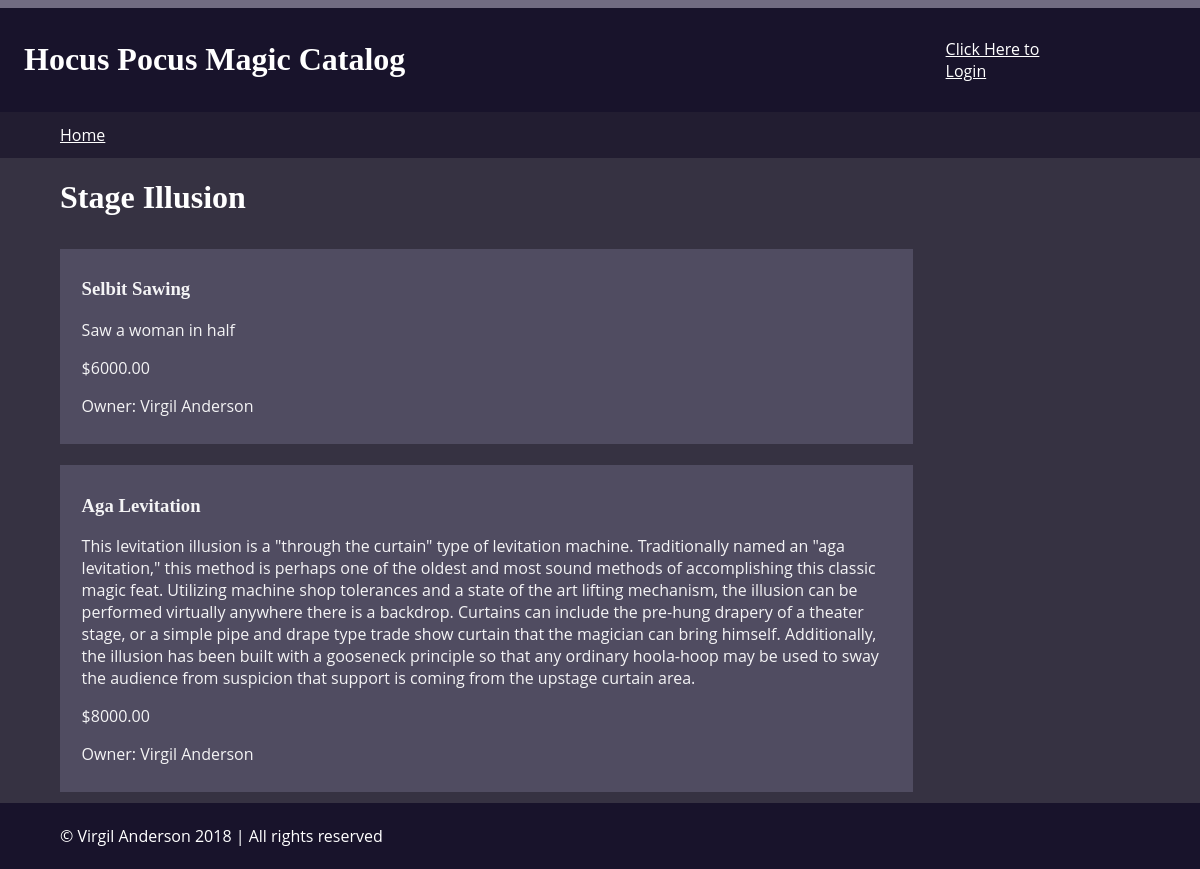
Page /category/1 on the earlier database version.
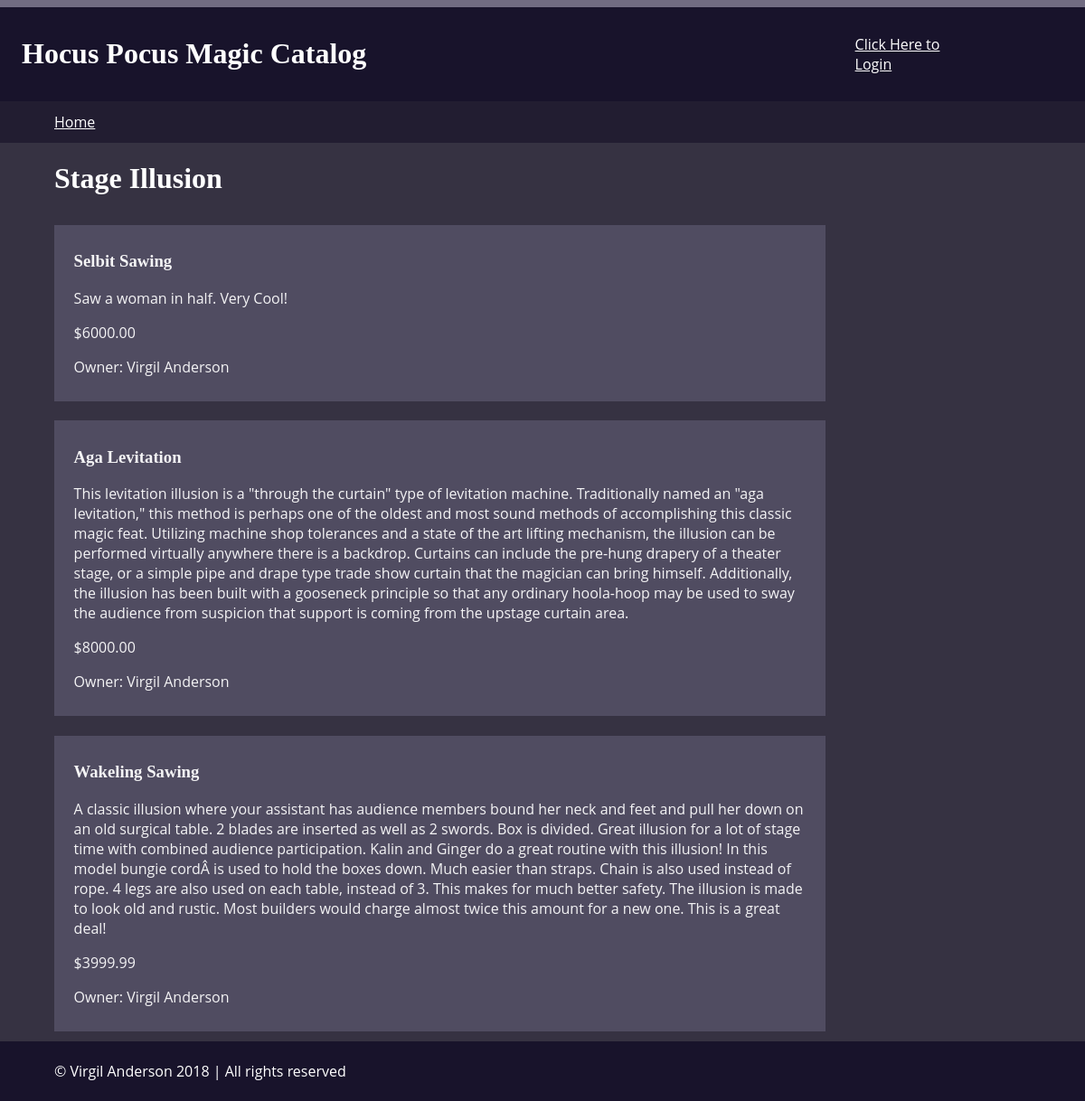
Same page on the later database version.
### database_setup.py (models this page shows, shortened)
class magicCategory(Base):
    __tablename__ = 'magicCategory'
    id = Column(Integer, primary_key=True)
    name = Column(String(80), nullable=False)
    user_id = Column(Integer, ForeignKey('user.id'))
    user = relationship(User)

class Item(Base):
    __tablename__ = 'item'
    name = Column(String(80), nullable=False)
    id = Column(Integer, primary_key=True)
    description = Column(String(250))
    price = Column(String(8))
    category_id = Column(Integer, ForeignKey('magicCategory.id'))
    category = relationship(magicCategory)
    user_id = Column(Integer, ForeignKey('user.id'))
    user = relationship(User)

class User(Base):
    __tablename__ = 'user'
    id = Column(Integer, primary_key=True)
    name = Column(String(250), nullable=False)
    email = Column(String(250), nullable=False)
    picture = Column(String(250))

### project.py (the view)
@app.route('/category/<int:cat_id>')
def showCategory(cat_id):
    c = session.query(magicCategory).filter_by(id=cat_id).one()
    o = getUserInfo(c.user_id)
    i = session.query(Item).filter_by(category_id=cat_id).all()
    t = ('%s' % c.name)
    m = ''
    if not i:
        m = "Your category doesn't have any items yet"
    if 'picture' in login_session:
        p = login_session['picture']
    else:
        p = ''
    if 'username' not in login_session or o.id != login_session['user_id']:
        return render_template('pCat.html', i=i, c=c, m=m, o=o, t=t, p=p)
    else:
        return render_template('cat.html', i=i, c=c, m=m, o=o, t=t, p=p)

### project.py (called while the page is built)
def getUserInfo(user_id):
    user = session.query(User).filter_by(id=user_id).one_or_none()
    return user if user else None

### templates/pCat.html (shortened to what this page needs)
{% extends "main.html" %}
{% block content %}
{% include "header.html" %}
{% include "navigation.html" %}
<main>
  <h1>{{c.name}}</h1>
  <section class='flex-box'>
    {% for i in i%}
    <div class='item'>
      <h3>{{i.name}}</h3>
      <p>{{i.description}}</p>
      <p>{{i.price}}</p>
      <p>Owner: {{o.name}}</p>
    </div>
    {% endfor %}
  </section>
</main>
{% include "footer.html" %}
{% endblock %}

### templates/main.html (shortened to what this page needs)
<!DOCTYPE html>
<html lang="en">
	<head>
    <link rel=stylesheet type=text/css href="{{ url_for('static', filename='styles.css') }}">
	</head>
	<body>
			{% block content %}
			{% endblock %}
	</body>
</html>

### templates/header.html (shortened to what this page needs)
<header>
  <div class='flex-container'>
    <div class='logo'>
      <h1>Hocus Pocus Magic Catalog</h1>
    </div>
    <div class='signIn'>
      {%if 'username' not in session %}
      <a href="{{url_for('showLogin')}}">Click Here to Login </a>
      {% endif %}
    </div>
  </div>
</header>

### templates/navigation.html
<nav>
  <a href="{{url_for('showCatalog')}}">Home</a>
</nav>

### templates/footer.html
<footer>
  <p>&copy; Virgil Anderson 2018 | All rights reserved</p>
</footer>

### static/styles.css (style rules this page uses)
body { font-family: 'Open Sans', sans-serif; font-size: 1em; background-color: #363242; background-image: url(background.jpg); background-position: center; background-repeat: none; background-attachment: fixed; background-size: cover; margin: 0; padding: 0; color: white; }
h1, h2, h3, h4, h5, h6 { font-family: "Times New Roman", Times, serif; color: white; }
a { color: white; }
header { margin: 0; padding: 1% 2%; width: 96%; background-color: #18132B; border-top: 8px solid #716C82; }
.logo { width: 80%; }
.signIn { width: 10%; }
.flex-container { display: flex; flex-direction: row; align-items: center; flex-wrap: wrap; }
nav { width: 90%; margin: 0 0 1% 0; padding: 1% 5%; background-color: #221D31; }
main { width: 90%; margin: 0; padding: 0 5%; min-height: 500px; }
.flex-box { display: flex; flex-direction: column; align-items: left; flex-wrap: wrap; }
.item { width: 75%; margin: 1% 0; padding: 1% 2%; background-color: #534E64; opacity: .95; }
footer { width: 90%; margin: 0; padding: .5% 5%; background-color: #18132B; color: white; }

Differences in the rows shown:
changed Item "Selbit Sawing": description "Saw a woman in half" → "Saw a woman in half. Very Cool!"
added Item: name "Wakeling Sawing", description "A classic illusion where your assistant has audience members bound her neck and feet and pull her down on an old surgical table. 2 blades are inserted as well as 2 swords. Box is divided. Great illusion for a lot of stage time with combined audience participation. Kalin and Ginger do a great routine with this illusion! In this model bungie cordÂ is used to hold the boxes down. Much easier than straps. Chain is also used instead of rope. 4 legs are also used on each table, instead of 3. This makes for much better safety. The illusion is made to look old and rustic. Most builders would charge almost twice this amount for a new one. This is a great deal!", price "$3999.99", {{ o.name }} "Virgil Anderson"
